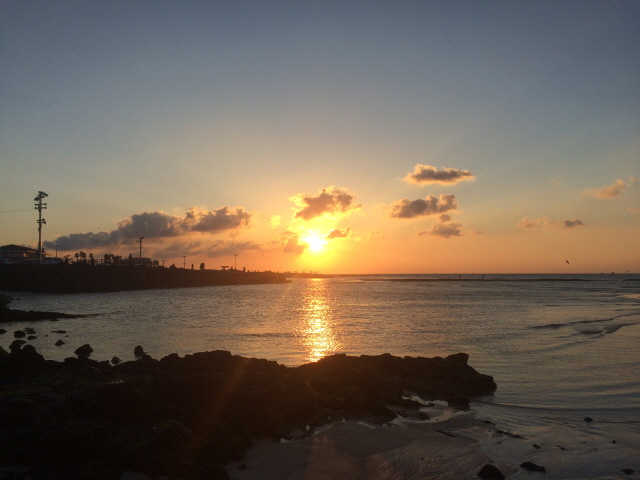
#> input picture opencv/study/PythonCode/images/img5.jpg, 640 x 480 px
$ python c2_histogram1.py
#> lines starting #> are read from the running program, lines starting #| are printed output that depends on the picture
### opencv/study/PythonCode/imgRead.py
import cv2

# 영상을 불러오기
def imgRead(imgPath, imgReadType, imgResWidth, imgResHeight):
#> called with imgPath = './images/img5.jpg', imgReadType = 0, imgResWidth = 320, imgResHeight = 240
    img = cv2.imread(imgPath, imgReadType)
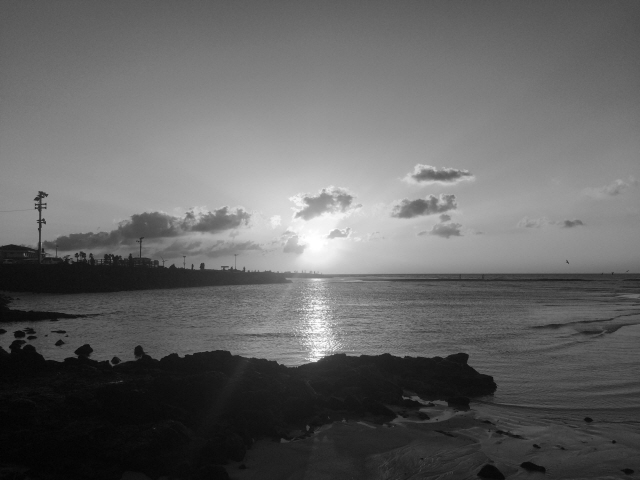
#> img: shape (480, 640); min 0, max 255, mean 100.7
    if imgResHeight != 0 | imgResWidth != 0:
        img = cv2.resize(img, (imgResWidth, imgResHeight))
#> img: shape (240, 320)
    return img

### opencv/study/PythonCode/createFolder.py
import os

# 폴더 생성하기
def createFolder(dir):
    try:
        if not os.path.exists(dir):
            os.makedirs(dir)
    except OSError:
        print ('Error: createFolder')

### opencv/study/PythonCode/c2_histogram1.py
#히스토그램 계산 예제 (c2_histogram1.py)

# 관련 라이브러리 선언
import numpy as np
import cv2
from matplotlib import pyplot as plt
from imgRead import imgRead
from createFolder import createFolder

# 영상 읽기
img1 = imgRead("./images/img5.jpg", cv2.IMREAD_GRAYSCALE, 320, 240)

# 히스토그램 계산
ch1 = [0]; ch2 = [0]; ch3 = [0]
ranges1 = [0, 256]; ranges2 = [0, 128]; ranges3 = [128, 256]
histSize1 = [256]; histSize2 = [128]; histSize3 = [128]

hist1 = cv2.calcHist([img1], ch1, None, histSize1, ranges1)
#> hist1 = 256 values, max 716 at index 142, min 0 at index 0, mean 300
hist2 = cv2.calcHist([img1], ch2, None, histSize2, ranges2)
#> hist2 = 128 values, max 653 at index 11, min 0 at index 0, mean 386.9
hist3 = cv2.calcHist([img1], ch3, None, histSize3, ranges3)
#> hist3 = 128 values, max 716 at index 14, min 7 at index 120, mean 213.1

# 히스토그램 출력 및 저장
bin_x1 = np.arange(256)
bin_x2 = np.arange(128)
bin_x3 = np.arange(128) + 128

plt.title("Histogram")
plt.xlabel("Bin")
plt.ylabel("Frequency")
plt.plot(bin_x1, hist1, color='b')
plt.bar(bin_x2, hist2[:,0], width=6,color='r')
plt.bar(bin_x3, hist3[:,0], width=6,color='g')
plt.grid(True, lw = 1, ls = '--', c= '.75')
plt.xlim([0,255])

# 영상 저장
save_dir = './code_res_imgs/c2_histogram1'
createFolder(save_dir)
plt.savefig(save_dir + "/" + "hist.png")
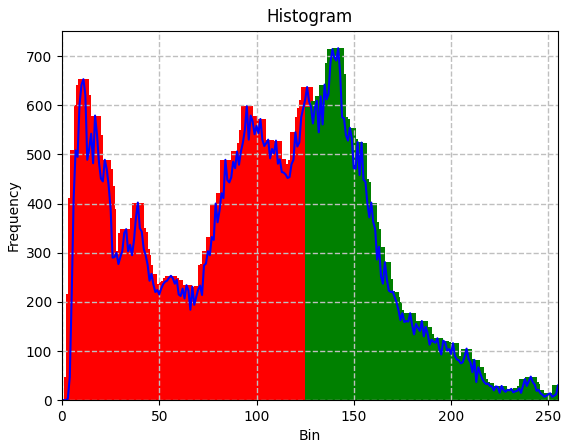
#> figure drawn by matplotlib, 1 panel; tallest bar 653 high, from x = 8 to 14; tallest bar 716 high, from x = 139 to 145; curve peaks at x = 142, y = 716

plt.show()

$ run again, with opencv/study/PythonCode/images/img1.jpg copied over opencv/study/PythonCode/images/img5.jpg
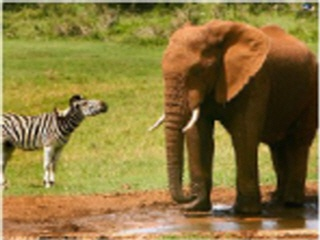
#> input picture opencv/study/PythonCode/images/img1.jpg, 320 x 240 px
#> in imgRead, `img = cv2.imread(imgPath, imgReadType)`:
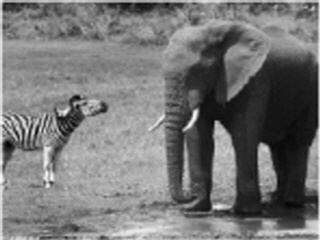
#> img: shape (240, 320); min 1, max 250, mean 117.8
#> hist1 = 256 values, max 874 at index 151, min 0 at index 0, mean 300
#> hist2 = 128 values, max 556 at index 127, min 0 at index 0, mean 267.2
#> hist3 = 128 values, max 874 at index 23, min 0 at index 123, mean 332.8
#> `plt.savefig(save_dir + "/" + "hist.png")`:
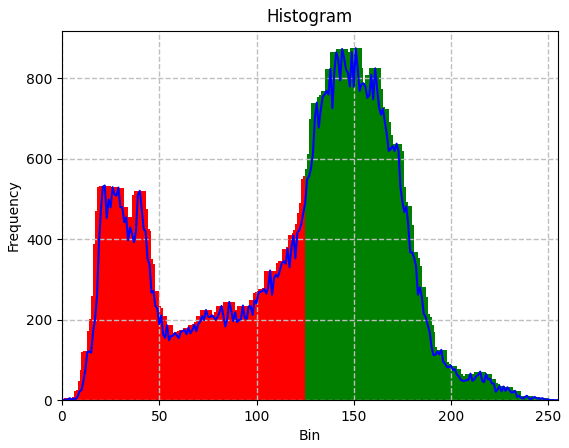
#> figure drawn by matplotlib, 1 panel; tallest bar 556 high, from x = 124 to 130; tallest bar 874 high, from x = 148 to 154; curve peaks at x = 151, y = 874

$ run again, with opencv/study/PythonCode/images/img10.jpg copied over opencv/study/PythonCode/images/img5.jpg
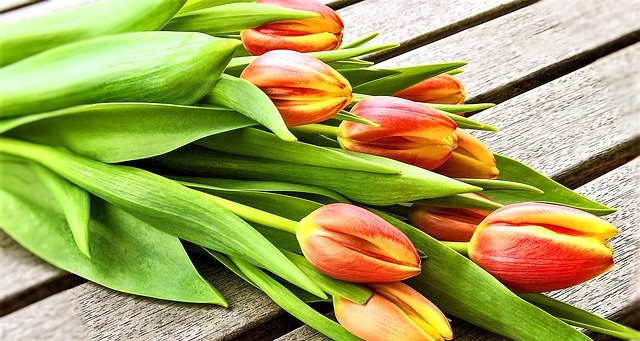
#> input picture opencv/study/PythonCode/images/img10.jpg, 640 x 341 px
#> in imgRead, `img = cv2.resize(img, (imgResWidth, imgResHeight))`:
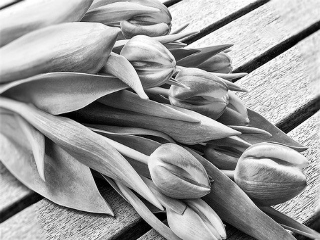
#> img: shape (240, 320); min 0, max 255, mean 154.4
#> hist1 = 256 values, max 709 at index 233, min 44 at index 0, mean 300
#> hist2 = 128 values, max 342 at index 118, min 44 at index 0, mean 214.4
#> hist3 = 128 values, max 709 at index 105, min 68 at index 127, mean 385.6
#> `plt.savefig(save_dir + "/" + "hist.png")`:
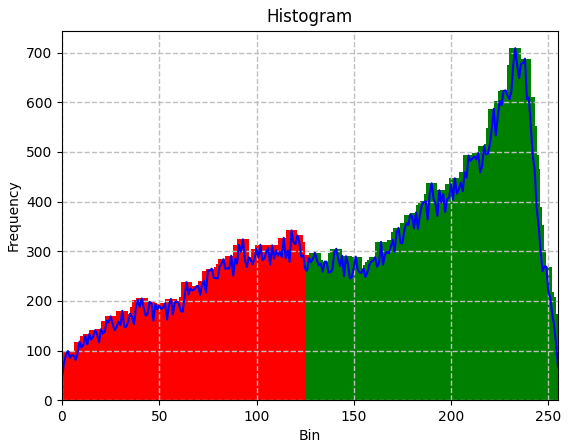
#> figure drawn by matplotlib, 1 panel; tallest bar 342 high, from x = 115 to 121; tallest bar 709 high, from x = 230 to 236; curve peaks at x = 233, y = 709

$ run again, with opencv/study/PythonCode/images/img11.jpg copied over opencv/study/PythonCode/images/img5.jpg
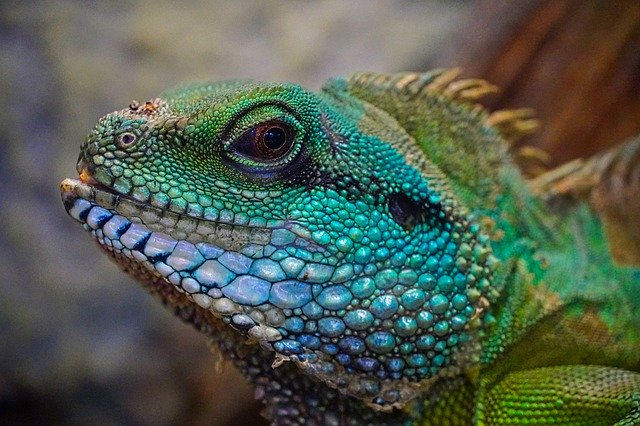
#> input picture opencv/study/PythonCode/images/img11.jpg, 640 x 426 px
#> in imgRead, `img = cv2.resize(img, (imgResWidth, imgResHeight))`:
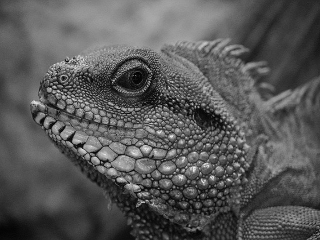
#> img: shape (240, 320); min 1, max 239, mean 88
#> hist1 = 256 values, max 784 at index 57, min 0 at index 0, mean 300
#> hist2 = 128 values, max 784 at index 57, min 0 at index 0, mean 482.8
#> hist3 = 128 values, max 509 at index 17, min 0 at index 112, mean 117.2
#> `plt.savefig(save_dir + "/" + "hist.png")`:
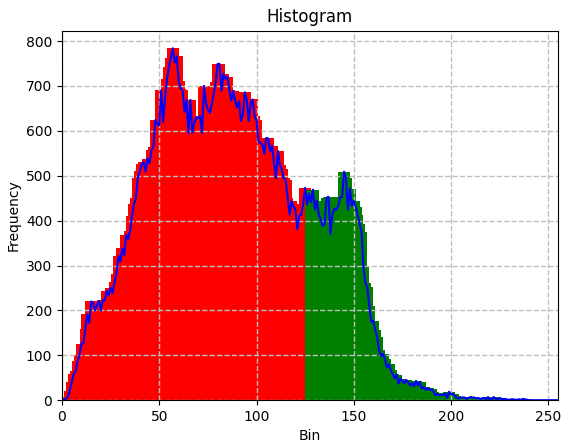
#> figure drawn by matplotlib, 1 panel; tallest bar 784 high, from x = 54 to 60; tallest bar 509 high, from x = 142 to 148; curve peaks at x = 57, y = 784
